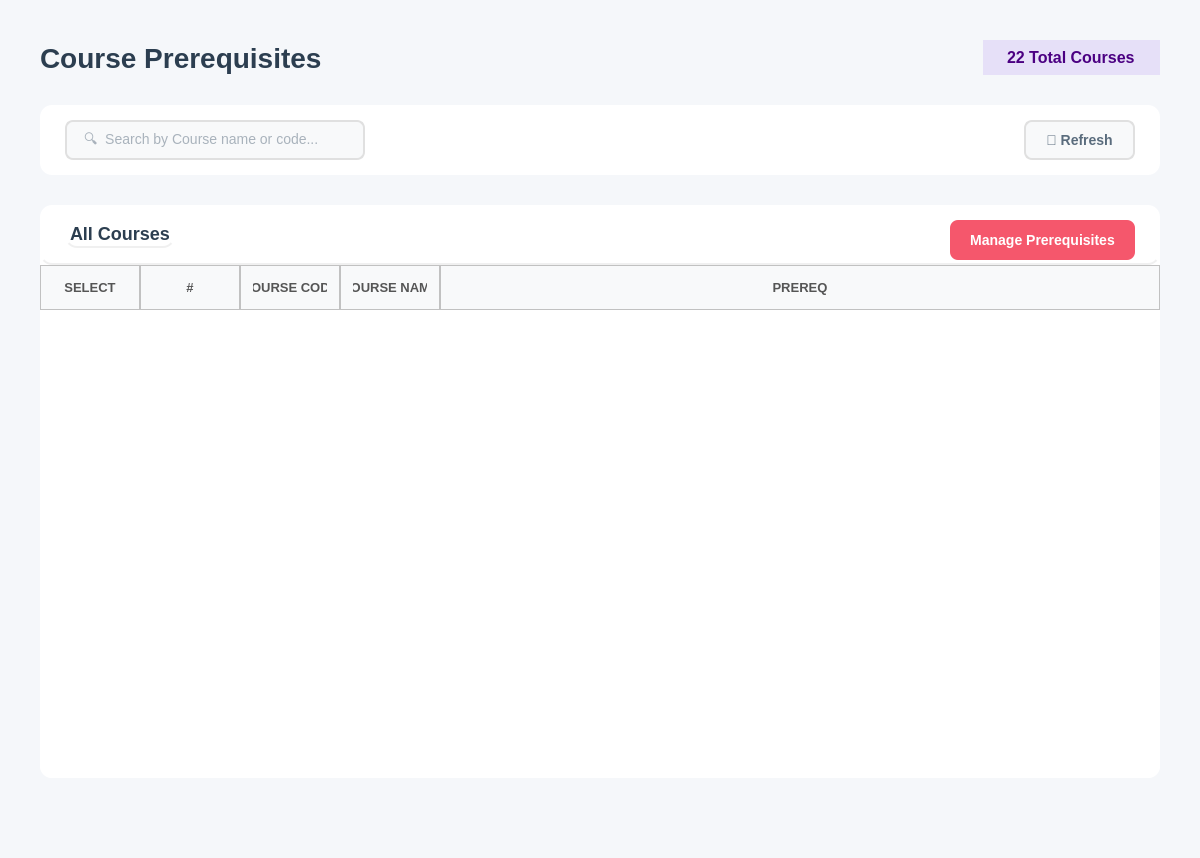
<?xml version="1.0" encoding="UTF-8"?>
<ui version="4.0">
 <class>ManagePrereqs</class>
 <widget class="QWidget" name="ManagePrereqs">
  <property name="geometry">
   <rect>
    <x>0</x>
    <y>0</y>
    <width>1200</width>
    <height>858</height>
   </rect>
  </property>
  <property name="windowTitle">
   <string>Course</string>
  </property>
  <property name="styleSheet">
   <string notr="true">background-color: #f5f7fa;</string>
  </property>
  <layout class="QVBoxLayout" name="mainLayout">
   <property name="spacing">
    <number>30</number>
   </property>
   <property name="leftMargin">
    <number>40</number>
   </property>
   <property name="topMargin">
    <number>40</number>
   </property>
   <property name="rightMargin">
    <number>40</number>
   </property>
   <property name="bottomMargin">
    <number>20</number>
   </property>
   <item>
    <layout class="QHBoxLayout" name="headerLayout">
     <item>
      <widget class="QLabel" name="labelTitle">
       <property name="styleSheet">
        <string notr="true">font-size: 28px; font-weight: bold; color: #2c3e50; background: transparent;</string>
       </property>
       <property name="text">
        <string>Course Prerequisites</string>
       </property>
      </widget>
     </item>
     <item>
      <spacer name="headerSpacer">
       <property name="orientation">
        <enum>Qt::Orientation::Horizontal</enum>
       </property>
       <property name="sizeHint" stdset="0">
        <size>
         <width>40</width>
         <height>20</height>
        </size>
       </property>
      </spacer>
     </item>
     <item>
      <widget class="QLabel" name="labelTotalCoursesCount">
       <property name="styleSheet">
        <string notr="true">font-size: 16px;
color: #4b0082;               /* deep purple text */
font-weight: bold;
background-color: #e6e0f8;    /* soft light purple background */
padding: 8px 20px;
border-radius: 20px;
</string>
       </property>
       <property name="text">
        <string>22 Total Courses</string>
       </property>
      </widget>
     </item>
    </layout>
   </item>
   <item>
    <widget class="QFrame" name="filterFrame">
     <property name="minimumSize">
      <size>
       <width>0</width>
       <height>70</height>
      </size>
     </property>
     <property name="maximumSize">
      <size>
       <width>16777215</width>
       <height>70</height>
      </size>
     </property>
     <property name="styleSheet">
      <string notr="true">background-color: white; border-radius: 12px;</string>
     </property>
     <property name="frameShape">
      <enum>QFrame::Shape::StyledPanel</enum>
     </property>
     <layout class="QHBoxLayout" name="filterLayout">
      <property name="leftMargin">
       <number>25</number>
      </property>
      <property name="topMargin">
       <number>15</number>
      </property>
      <property name="rightMargin">
       <number>25</number>
      </property>
      <property name="bottomMargin">
       <number>15</number>
      </property>
      <item>
       <widget class="QLineEdit" name="lineEditSearch">
        <property name="minimumSize">
         <size>
          <width>300</width>
          <height>40</height>
         </size>
        </property>
        <property name="maximumSize">
         <size>
          <width>200</width>
          <height>16777215</height>
         </size>
        </property>
        <property name="styleSheet">
         <string notr="true">QLineEdit {
    padding: 10px 15px;
    border: 2px solid #e0e0e0;
    border-radius: 8px;
    font-size: 14px;
    background-color: #f8f9fa;   /* light neutral background */
    color: #5a6c7d;             /* text color similar to buttons */
}

QLineEdit:focus {
    border-color: #f5576c;       /* accent border on focus */
    background-color: #ffffff;   /* slightly lighter when active */
}

QLineEdit:disabled {
    background-color: #ededed;   /* washed-out grey */
    color: #a1a8b3;             /* faded text */
}
</string>
        </property>
        <property name="placeholderText">
         <string>🔍  Search by Course name or code...</string>
        </property>
       </widget>
      </item>
      <item>
       <spacer name="filterSpacer">
        <property name="orientation">
         <enum>Qt::Orientation::Horizontal</enum>
        </property>
        <property name="sizeHint" stdset="0">
         <size>
          <width>40</width>
          <height>20</height>
         </size>
        </property>
       </spacer>
      </item>
      <item>
       <widget class="QPushButton" name="buttonRefresh">
        <property name="minimumSize">
         <size>
          <width>100</width>
          <height>40</height>
         </size>
        </property>
        <property name="cursor">
         <cursorShape>PointingHandCursor</cursorShape>
        </property>
        <property name="styleSheet">
         <string notr="true">QPushButton {
    background-color: #f8f9fa;
    color: #5a6c7d;
    border: 2px solid #e0e0e0;
    border-radius: 8px;
    font-size: 14px;
    font-weight: bold;
    padding: 10px 20px;
}

QPushButton:hover {
    border-color: #f5576c;
    color: #f5576c;
}

QPushButton:pressed {
    background-color: #e0e0e0; /* darker grey for pressed feedback */
    border-color: #f5576c;
    color: #f5576c;
}</string>
        </property>
        <property name="text">
         <string>🔄 Refresh</string>
        </property>
       </widget>
      </item>
     </layout>
    </widget>
   </item>
   <item>
    <widget class="QFrame" name="tableFrame">
     <property name="styleSheet">
      <string notr="true">background-color: white; border-radius: 12px;</string>
     </property>
     <property name="frameShape">
      <enum>QFrame::Shape::StyledPanel</enum>
     </property>
     <layout class="QVBoxLayout" name="tableMainLayout">
      <property name="spacing">
       <number>0</number>
      </property>
      <property name="leftMargin">
       <number>0</number>
      </property>
      <property name="topMargin">
       <number>0</number>
      </property>
      <property name="rightMargin">
       <number>0</number>
      </property>
      <property name="bottomMargin">
       <number>0</number>
      </property>
      <item>
       <widget class="QFrame" name="tableHeader">
        <property name="minimumSize">
         <size>
          <width>0</width>
          <height>60</height>
         </size>
        </property>
        <property name="maximumSize">
         <size>
          <width>16777215</width>
          <height>60</height>
         </size>
        </property>
        <property name="styleSheet">
         <string notr="true">background: transparent; border-bottom: 2px solid #f0f0f0;</string>
        </property>
        <property name="frameShape">
         <enum>QFrame::Shape::StyledPanel</enum>
        </property>
        <layout class="QHBoxLayout" name="tableHeaderLayout">
         <property name="leftMargin">
          <number>25</number>
         </property>
         <property name="topMargin">
          <number>15</number>
         </property>
         <property name="rightMargin">
          <number>25</number>
         </property>
         <property name="bottomMargin">
          <number>15</number>
         </property>
         <item>
          <widget class="QLabel" name="tableTitle">
           <property name="styleSheet">
            <string notr="true">font-size: 18px; font-weight: bold; color: #2c3e50; background: transparent;</string>
           </property>
           <property name="text">
            <string>All Courses</string>
           </property>
          </widget>
         </item>
         <item>
          <spacer name="tableHeaderSpacer">
           <property name="orientation">
            <enum>Qt::Orientation::Horizontal</enum>
           </property>
           <property name="sizeHint" stdset="0">
            <size>
             <width>40</width>
             <height>20</height>
            </size>
           </property>
          </spacer>
         </item>
         <item>
          <widget class="QPushButton" name="buttonManagePrereq">
           <property name="minimumSize">
            <size>
             <width>120</width>
             <height>40</height>
            </size>
           </property>
           <property name="cursor">
            <cursorShape>PointingHandCursor</cursorShape>
           </property>
           <property name="styleSheet">
            <string notr="true">QPushButton {
    background-color: #f5576c;
    color: #ffffff;
    border: none;
    border-radius: 8px;
    font-size: 14px;
    font-weight: bold;
    padding: 10px 20px;
    transition: background-color 150ms;
}
QPushButton:hover {
    background-color: #e5475c;
}
QPushButton:pressed {
    background-color: #d43f52;
}
</string>
           </property>
           <property name="text">
            <string>Manage Prerequisites</string>
           </property>
          </widget>
         </item>
        </layout>
       </widget>
      </item>
      <item>
       <widget class="QTableWidget" name="tableAllCourses">
        <property name="minimumSize">
         <size>
          <width>0</width>
          <height>300</height>
         </size>
        </property>
        <property name="styleSheet">
         <string notr="true">QTableWidget {
    border: none;
    background-color: white;
    gridline-color: #e5e5e5;      /* slightly darker for visibility */
    color: #222222;               /* matches QLineEdit text color */
    font-size: 14px;
}

QTableWidget::item {
    padding: 14px;
    border: none;
    color: #222222;               /* consistent text color */
}

QTableWidget::item:selected {
    background-color: #fcebed;  /* soft pink selection */
    color: #222222;             /* keep text readable */
}

QHeaderView::section {
    background-color: #f8f9fa;
    padding: 12px;
	border: 1px solid #c1c1c1; 
    font-size: 13px;
    color: #555555;               /* similar to readOnly QLineEdit text */
    font-weight: bold;
}
QTableWidget::item:focus {
    outline: none;
    border: none;
}
/* Removes weird selection rectangle */
QTableWidget::item:focus {
    outline: none;
    border: none;
}
QTableWidget::indicator {
    width: 18px;
    height: 18px;
}

QTableWidget::indicator:unchecked {
    border: 1px solid #b8b8b8;      /* soft grey border */
    background-color: #f8f8f8;      /* very light grey */
    border-radius: 3px;             /* slightly rounded */
}

QTableWidget::indicator:checked {
    border: 1px solid #5a5a5a;      /* darker grey when selected */
    background-color: #6c6c6c;      /* washed-out grey instead of harsh green */
    image: url(&quot;&quot;);                 /* remove default checkmark */
    border-radius: 3px;
}

QTableWidget::indicator:checked:hover,
QTableWidget::indicator:unchecked:hover {
    border-color: #3a3a3a;
}

QTableWidget::indicator:checked::after {
    content: &quot;&quot;;
    image: url(&quot;&quot;); /* no default checkmark */
}
/* ===== SCROLLBARS (VERTICAL &amp; HORIZONTAL) ===== */

/* Track */
QScrollBar:vertical, QScrollBar:horizontal {
    background: rgba(255, 255, 255, 0.05);  /* subtle track */
    border-radius: 6px;
    margin: 0px;  /* remove extra space */
}

/* Handle / Thumb */
QScrollBar::handle:vertical, QScrollBar::handle:horizontal {
    background: rgba(120, 120, 120, 0.35);  /* glassy thumb */
    border-radius: 6px;
    border: 1px solid rgba(255, 255, 255, 0.2); /* subtle highlight */
    min-height: 30px; /* vertical */
    min-width: 30px;  /* horizontal */
}

QScrollBar::handle:vertical:hover,
QScrollBar::handle:horizontal:hover {
    background: rgba(120, 120, 120, 0.55);
}

/* Buttons (up/down or left/right) */
QScrollBar::add-line:vertical, QScrollBar::sub-line:vertical,
QScrollBar::add-line:horizontal, QScrollBar::sub-line:horizontal {
    width: 16px;  /* horizontal buttons width */
    height: 16px; /* vertical buttons height */
    background: rgba(180, 180, 180, 0.35);
    border-radius: 4px;
}

/* Arrow icons */
QScrollBar::up-arrow:vertical, QScrollBar::down-arrow:vertical,
QScrollBar::left-arrow:horizontal, QScrollBar::right-arrow:horizontal {
    width: 6px;
    height: 6px;
    background: transparent;
}

/* Remove blank areas */
QScrollBar::add-page:vertical, QScrollBar::sub-page:vertical,
QScrollBar::add-page:horizontal, QScrollBar::sub-page:horizontal {
    background: none;
}

/* Sizes */
QScrollBar:vertical { width: 12px; }
QScrollBar:horizontal { height: 12px; }
</string>
        </property>
        <property name="editTriggers">
         <set>QAbstractItemView::EditTrigger::NoEditTriggers</set>
        </property>
        <property name="alternatingRowColors">
         <bool>true</bool>
        </property>
        <property name="selectionMode">
         <enum>QAbstractItemView::SelectionMode::ContiguousSelection</enum>
        </property>
        <property name="cornerButtonEnabled">
         <bool>true</bool>
        </property>
        <attribute name="horizontalHeaderStretchLastSection">
         <bool>true</bool>
        </attribute>
        <attribute name="verticalHeaderVisible">
         <bool>false</bool>
        </attribute>
        <attribute name="verticalHeaderCascadingSectionResizes">
         <bool>true</bool>
        </attribute>
        <column>
         <property name="text">
          <string>SELECT</string>
         </property>
        </column>
        <column>
         <property name="text">
          <string>#</string>
         </property>
        </column>
        <column>
         <property name="text">
          <string>COURSE CODE</string>
         </property>
        </column>
        <column>
         <property name="text">
          <string>COURSE NAME</string>
         </property>
        </column>
        <column>
         <property name="text">
          <string>PREREQ</string>
         </property>
        </column>
       </widget>
      </item>
     </layout>
    </widget>
   </item>
   <item>
    <spacer name="verticalSpacer">
     <property name="orientation">
      <enum>Qt::Orientation::Vertical</enum>
     </property>
     <property name="sizeType">
      <enum>QSizePolicy::Policy::Maximum</enum>
     </property>
     <property name="sizeHint" stdset="0">
      <size>
       <width>20</width>
       <height>60</height>
      </size>
     </property>
    </spacer>
   </item>
  </layout>
 </widget>
 <resources/>
 <connections/>
</ui>
